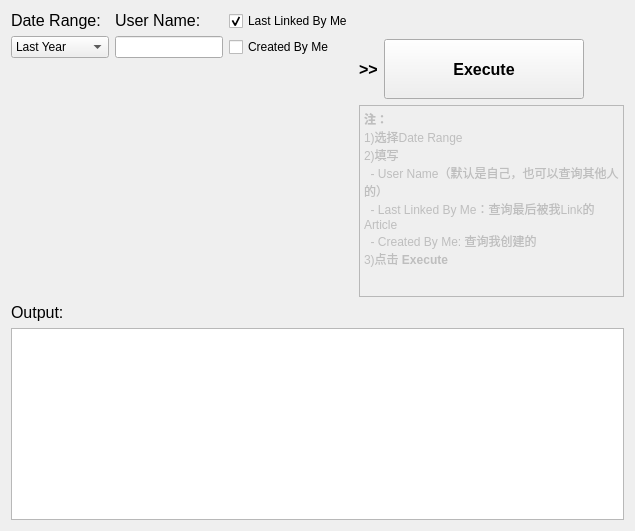
        <widget class="QWidget" name="page_grammar_check">
         <layout class="QVBoxLayout" name="verticalLayout_4">
          <item>
           <layout class="QHBoxLayout" name="horizontalLayout">
            <item>
             <layout class="QVBoxLayout" name="layout_daterange">
              <item>
               <widget class="QLabel" name="label_16">
                <property name="font">
                 <font>
                  <pointsize>12</pointsize>
                  <weight>50</weight>
                  <bold>false</bold>
                  <underline>false</underline>
                  <strikeout>false</strikeout>
                  <kerning>true</kerning>
                 </font>
                </property>
                <property name="text">
                 <string>Date Range:</string>
                </property>
                <property name="wordWrap">
                 <bool>false</bool>
                </property>
               </widget>
              </item>
              <item>
               <widget class="QComboBox" name="comboBox">
                <item>
                 <property name="text">
                  <string>Last Year</string>
                 </property>
                </item>
                <item>
                 <property name="text">
                  <string>Last 2 Years</string>
                 </property>
                </item>
                <item>
                 <property name="text">
                  <string>Last 5 Years</string>
                 </property>
                </item>
                <item>
                 <property name="text">
                  <string>All Time</string>
                 </property>
                </item>
               </widget>
              </item>
              <item>
               <spacer name="verticalSpacer_2">
                <property name="orientation">
                 <enum>Qt::Vertical</enum>
                </property>
                <property name="sizeHint" stdset="0">
                 <size>
                  <width>20</width>
                  <height>40</height>
                 </size>
                </property>
               </spacer>
              </item>
             </layout>
            </item>
            <item>
             <layout class="QVBoxLayout" name="layout_username">
              <item>
               <widget class="QLabel" name="label_18">
                <property name="font">
                 <font>
                  <pointsize>12</pointsize>
                  <weight>50</weight>
                  <bold>false</bold>
                 </font>
                </property>
                <property name="text">
                 <string>User Name:</string>
                </property>
               </widget>
              </item>
              <item>
               <widget class="QLineEdit" name="lineEdit"/>
              </item>
              <item>
               <spacer name="verticalSpacer_3">
                <property name="orientation">
                 <enum>Qt::Vertical</enum>
                </property>
                <property name="sizeHint" stdset="0">
                 <size>
                  <width>20</width>
                  <height>40</height>
                 </size>
                </property>
               </spacer>
              </item>
             </layout>
            </item>
            <item>
             <layout class="QVBoxLayout" name="layout_checkbox">
              <item>
               <widget class="QCheckBox" name="checkBox_2">
                <property name="text">
                 <string>Last Linked By Me</string>
                </property>
                <property name="checked">
                 <bool>true</bool>
                </property>
                <property name="tristate">
                 <bool>false</bool>
                </property>
               </widget>
              </item>
              <item>
               <widget class="QCheckBox" name="checkBox">
                <property name="text">
                 <string>Created By Me</string>
                </property>
               </widget>
              </item>
              <item>
               <spacer name="verticalSpacer_4">
                <property name="orientation">
                 <enum>Qt::Vertical</enum>
                </property>
                <property name="sizeHint" stdset="0">
                 <size>
                  <width>20</width>
                  <height>40</height>
                 </size>
                </property>
               </spacer>
              </item>
             </layout>
            </item>
            <item>
             <layout class="QVBoxLayout" name="layout_execute_3">
              <property name="topMargin">
               <number>28</number>
              </property>
              <item>
               <layout class="QHBoxLayout" name="horizontalLayout_6">
                <item>
                 <widget class="QLabel" name="label_17">
                  <property name="font">
                   <font>
                    <pointsize>12</pointsize>
                    <weight>75</weight>
                    <bold>true</bold>
                   </font>
                  </property>
                  <property name="text">
                   <string>&gt;&gt;</string>
                  </property>
                 </widget>
                </item>
                <item>
                 <widget class="QPushButton" name="executeButton_article_2">
                  <property name="minimumSize">
                   <size>
                    <width>200</width>
                    <height>60</height>
                   </size>
                  </property>
                  <property name="font">
                   <font>
                    <pointsize>12</pointsize>
                    <weight>75</weight>
                    <bold>true</bold>
                   </font>
                  </property>
                  <property name="styleSheet">
                   <string notr="true"/>
                  </property>
                  <property name="text">
                   <string>Execute</string>
                  </property>
                 </widget>
                </item>
                <item>
                 <spacer name="horizontalSpacer_5">
                  <property name="orientation">
                   <enum>Qt::Horizontal</enum>
                  </property>
                  <property name="sizeHint" stdset="0">
                   <size>
                    <width>40</width>
                    <height>20</height>
                   </size>
                  </property>
                 </spacer>
                </item>
               </layout>
              </item>
              <item>
               <widget class="QTextBrowser" name="textBrowser_5">
                <property name="enabled">
                 <bool>false</bool>
                </property>
                <property name="html">
                 <string>&lt;!DOCTYPE HTML PUBLIC &quot;-//W3C//DTD HTML 4.0//EN&quot; &quot;http://www.w3.org/TR/REC-html40/strict.dtd&quot;&gt;
&lt;html&gt;&lt;head&gt;&lt;meta name=&quot;qrichtext&quot; content=&quot;1&quot; /&gt;&lt;style type=&quot;text/css&quot;&gt;
p, li { white-space: pre-wrap; }
&lt;/style&gt;&lt;/head&gt;&lt;body style=&quot; font-family:'SimSun'; font-size:7.2pt; font-weight:400; font-style:normal;&quot;&gt;
&lt;p style=&quot; margin-top:0px; margin-bottom:0px; margin-left:0px; margin-right:0px; -qt-block-indent:0; text-indent:0px;&quot;&gt;&lt;span style=&quot; font-size:9pt; font-weight:600;&quot;&gt;注：&lt;/span&gt;&lt;/p&gt;
&lt;p style=&quot; margin-top:0px; margin-bottom:0px; margin-left:0px; margin-right:0px; -qt-block-indent:0; text-indent:0px;&quot;&gt;&lt;span style=&quot; font-size:9pt;&quot;&gt;1)选择Date Range&lt;/span&gt;&lt;/p&gt;
&lt;p style=&quot; margin-top:0px; margin-bottom:0px; margin-left:0px; margin-right:0px; -qt-block-indent:0; text-indent:0px;&quot;&gt;&lt;span style=&quot; font-size:9pt;&quot;&gt;2)填写&lt;/span&gt;&lt;/p&gt;
&lt;p style=&quot; margin-top:0px; margin-bottom:0px; margin-left:0px; margin-right:0px; -qt-block-indent:0; text-indent:0px;&quot;&gt;&lt;span style=&quot; font-size:9pt;&quot;&gt;  - User Name（默认是自己，也可以查询其他人的）&lt;/span&gt;&lt;/p&gt;
&lt;p style=&quot; margin-top:0px; margin-bottom:0px; margin-left:0px; margin-right:0px; -qt-block-indent:0; text-indent:0px;&quot;&gt;&lt;span style=&quot; font-size:9pt;&quot;&gt;  - Last Linked By Me：查询最后被我Link的Article&lt;/span&gt;&lt;/p&gt;
&lt;p style=&quot; margin-top:0px; margin-bottom:0px; margin-left:0px; margin-right:0px; -qt-block-indent:0; text-indent:0px;&quot;&gt;&lt;span style=&quot; font-size:9pt;&quot;&gt;  - Created By Me: 查询我创建的&lt;/span&gt;&lt;/p&gt;
&lt;p style=&quot; margin-top:0px; margin-bottom:0px; margin-left:0px; margin-right:0px; -qt-block-indent:0; text-indent:0px;&quot;&gt;&lt;span style=&quot; font-size:9pt;&quot;&gt;3)点击 &lt;/span&gt;&lt;span style=&quot; font-size:9pt; font-weight:600;&quot;&gt;Execute&lt;/span&gt;&lt;/p&gt;&lt;/body&gt;&lt;/html&gt;</string>
                </property>
               </widget>
              </item>
             </layout>
            </item>
           </layout>
          </item>
          <item>
           <layout class="QVBoxLayout" name="verticalLayout_5">
            <item>
             <widget class="QLabel" name="label_15">
              <property name="font">
               <font>
                <pointsize>12</pointsize>
               </font>
              </property>
              <property name="text">
               <string>Output:</string>
              </property>
             </widget>
            </item>
            <item>
             <widget class="QTextBrowser" name="output_article_2">
              <property name="font">
               <font>
                <pointsize>8</pointsize>
               </font>
              </property>
             </widget>
            </item>
           </layout>
          </item>
         </layout>
        </widget>
